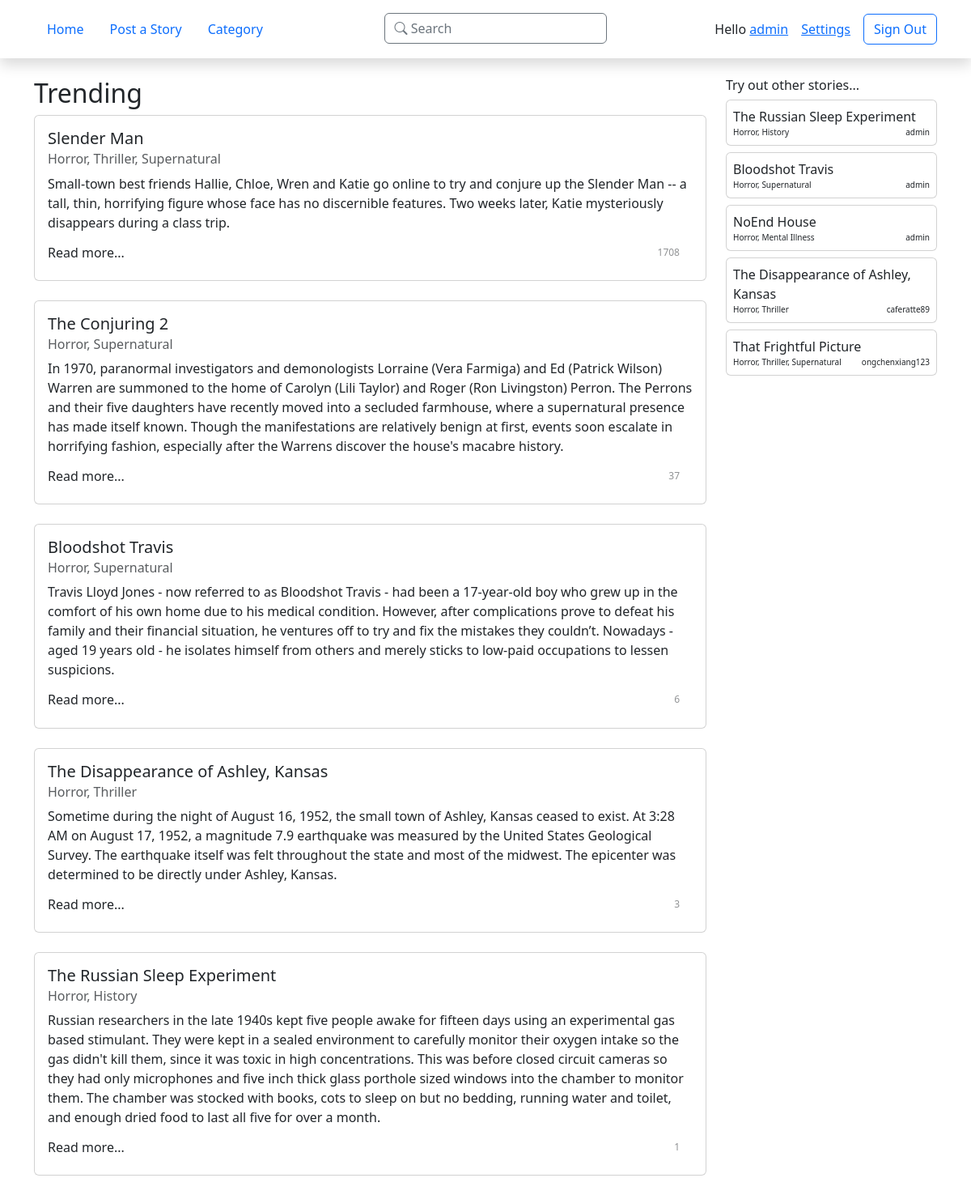
/oldstimes/ (signed in), run on the app's committed database.
### old_straits_times/models.py (models this page shows, shortened)
class Author(AbstractUser):
    bio = RichTextField()
    country = models.CharField(max_length=60, default="", blank=True, null=True)
    avatar = ResizedImageField(size=[400,400],
                               default="avatars/none/default.png",
                               upload_to=path_and_rename,
                               null=True,
                               blank=True)
    social1 = models.CharField(max_length=120, default="", blank=True, null=True)
    social2 = models.CharField(max_length=120, default="", blank=True, null=True)
    social3 = models.CharField(max_length=120, default="", blank=True, null=True)
    social4 = models.CharField(max_length=120, default="", blank=True, null=True)

class Story(models.Model):
    title = models.CharField(max_length=50)
    author = models.ForeignKey(Author, on_delete=models.CASCADE)
    genre = models.ManyToManyField(Genre)
    abstract = models.TextField(max_length=250, blank=True,
                                   validators=[MaxLengthValidator(250)])
    date_published = models.DateTimeField('date published', auto_now_add=True)
    date_last_updated = models.DateTimeField('date last updated')
    views_in_week = models.IntegerField(default=0)
    views_total = models.IntegerField(default=0)
    content = RichTextField()
    def get_views_total(self):
        return f'{self.views_total:3}'
    def get_genre(self):
        return ", ".join([s.name for s in self.genre.all()])
    get_genre.short_description = 'Genre'

class Genre(models.Model):
    name = models.CharField(max_length=30)

### old_straits_times/views.py (the view)
# urls.py: path('', views.index, name='index'),
def index(request):
    template_name = 'old_straits_times/index.html'
    trending_stories = Story.objects.order_by('-views_total')[:5]
    pks = Story.objects.values_list('pk', flat=True)
    random_pks = []
    if len(pks) <= 5:
        random_pks = pks
    else:
        while len(random_pks) != 5:
            random_pk = choice(pks)
            if random_pk not in random_pks:
                random_pks.append(random_pk)
    random_stories = Story.objects.filter(id__in=random_pks).order_by('date_last_updated')
    return render(request, template_name, {
        'trending_stories': trending_stories,
        'random_stories': random_stories
    })

### old_straits_times/templates/old_straits_times/index.html (shortened to what this page needs)
{% extends './base.html' %}
{% block content %}
      <div class="row gx-8">
            <div class="col-12 col-md-5 col-lg-4 col-xl-3 order-md-2">
                  <h6>Try out other stories...</h6>
                  <div class="row mb-4 mb-md-0 align-items-stretch gy-2">
                        {% for story in random_stories %}
                              <a class="text-muted text-decoration-none col-6 col-md-12" href="{% url 'oldstimes:story' story.id %}">
                                    <div class="card p-2 h-100 d-flex flex-column justify-content-between">
                                          <p class="mb-0">{{ story.title }}</p>
                                          <div class="fs-7.5 d-flex justify-content-between">
                                                <p class="mb-0">{{ story.get_genre }}</p>
                                                <p class="mb-0">{{ story.author.username }}</p>
                                          </div>
                                    </div>
                              </a>
                        {% endfor %}
                  </div>
            </div>
            <div class="col order-md-1">
                  <h2>Trending</h2>
                  <div class="row row-cols-1 gx-0 gy-4">
                        {% for story in trending_stories %}
                              <a class="text-muted text-decoration-none" href="{% url 'oldstimes:story' story.id %}">
                                    <div class="card">
                                          <div class="card-body">
                                                <h5 class="card-title">{{ story.title }}</h5>
                                                <h6 class="card-subtitle mb-2 text-muted">{{ story.get_genre }}</h6>
                                                <p class="card-text">{{ story.abstract }}</p>
                                                <div class="d-flex justify-content-between">
                                                      <h6>Read more...</h6>
                                                      <div class="d-flex text-body-tertiary ">
                                                            <p id='views' class="fs-7 mb-0">{{ story.get_views_total }}</p>
                                                      </div>
                                                </div>
                                          </div>
                                    </div>
                              </a>
                        {% endfor %}
                  </div>
            </div>
      </div>
{% endblock content %}

### old_straits_times/templates/old_straits_times/base.html (shortened to what this page needs)
<!doctype html>
<html lang="en" data-bs-theme="{{ request.COOKIES.theme_color|default:'light' }}">
    <head>
        {% load static %}
        <link href="https://cdn.jsdelivr.net/npm/bootstrap@5.3.0-alpha1/dist/css/bootstrap.min.css" rel="stylesheet">
        <link rel="stylesheet" href="https://cdn.jsdelivr.net/npm/bootstrap-icons@1.10.3/font/bootstrap-icons.css">
        <link href='https://css.gg/css' rel='stylesheet'>
        <link rel="stylesheet" href="{% static 'old_straits_times/customs.css' %}">
    </head>
    <body>
        <header class="sticky-top shadow bg-body">
            <div class="container">
                <div class="py-3 d-flex justify-content-between">
                    <div>
                        <nav>
                            <ul class="nav d-none d-md-flex">
                                <li class="nav-item">
                                  <a href="{% url 'oldstimes:index' %}" class="nav-link" aria-current="page">Home</a>
                                </li>
                                {% if request.user.is_authenticated %}
                                    <li class="nav-item">
                                        <a href="{% url 'oldstimes:story_post' %}" class="nav-link" aria-current="page">Post a Story</a>
                                    </li>
                                {% endif %}
                                <li class="nav-item">
                                  <a class="nav-link" href="{% url 'oldstimes:category' %}">Category</a>
                                </li>
                            </ul>
                        </nav>
                    </div>
                    <div class="d-none d-xl-block">
                        <div class="d-flex" role="search">
                            <button class="btn btn-outline-secondary text-start" data-bs-toggle="modal" data-bs-target="#searchModal" style="width: 275px;">
                                <i class="bi bi-search"></i>
                                Search
                            </button>
                        </div>
                    </div>
                    {% if request.user.is_authenticated %}
                        <div class="d-flex align-items-center">
                            <span class="pe-3">Hello <a href="{% url 'oldstimes:profile' request.user.username %}">{{ request.user.username }}</a></span>
                            <a class="pe-3" href="{% url 'oldstimes:settings_profile' %}">
                                Settings
                            </a>
                            <a class="d-none d-sm-block" href="{% url 'oldstimes:auth_logout' %}">
                                <button class="btn btn-outline-primary">Sign Out</button>
                            </a>
                        </div>
                    {% endif %}
                </div>
            </div>
        </header>
        <div class="container my-4">
            {% block content %}{% endblock content %}
        </div>
    </body>
</html>

### old_straits_times/static/old_straits_times/customs.css (style rules this page uses)
.fs-7 { font-size: 0.75rem !important; }
.fs-7\.5 { font-size: 0.625rem !important; }

### data on the page
Author: user.username "admin"
Story: title "The Russian Sleep Experiment", get_genre "Horror, History", author.username "admin", abstract "Russian researchers in the late 1940s kept five people awake for fifteen days using an experimental gas based stimulant. They were kept in a sealed environment to carefully monitor their oxygen intake so the gas didn't kill them, since it was toxic in high concentrations. This was before closed circuit cameras so they had only microphones and five inch thick glass porthole sized windows into the chamber to monitor them. The chamber was stocked with books, cots to sleep on but no bedding, running water and toilet, and enough dried food to last all five for over a month.", get_views_total "1"
Story: title "Bloodshot Travis", get_genre "Horror, Supernatural", author.username "admin", abstract "Travis Lloyd Jones - now referred to as Bloodshot Travis - had been a 17-year-old boy who grew up in the comfort of his own home due to his medical condition. However, after complications prove to defeat his family and their financial situation, he ventures off to try and fix the mistakes they couldn’t. Nowadays - aged 19 years old - he isolates himself from others and merely sticks to low-paid occupations to lessen suspicions.", get_views_total "6"
Story: title "NoEnd House", get_genre "Horror, Mental Illness", author.username "admin"
Story: title "The Disappearance of Ashley, Kansas", get_genre "Horror, Thriller", author.username "caferatte89", abstract "Sometime during the night of August 16, 1952, the small town of Ashley, Kansas ceased to exist. At 3:28 AM on August 17, 1952, a magnitude 7.9 earthquake was measured by the United States Geological Survey. The earthquake itself was felt throughout the state and most of the midwest. The epicenter was determined to be directly under Ashley, Kansas.", get_views_total "3"
Story: title "That Frightful Picture", get_genre "Horror, Thriller, Supernatural", author.username "ongchenxiang123"
Story: title "Slender Man", get_genre "Horror, Thriller, Supernatural", abstract "Small-town best friends Hallie, Chloe, Wren and Katie go online to try and conjure up the Slender Man -- a tall, thin, horrifying figure whose face has no discernible features. Two weeks later, Katie mysteriously disappears during a class trip.", get_views_total "1708"
Story: title "The Conjuring 2", get_genre "Horror, Supernatural", abstract "In 1970, paranormal investigators and demonologists Lorraine (Vera Farmiga) and Ed (Patrick Wilson) Warren are summoned to the home of Carolyn (Lili Taylor) and Roger (Ron Livingston) Perron. The Perrons and their five daughters have recently moved into a secluded farmhouse, where a supernatural presence has made itself known. Though the manifestations are relatively benign at first, events soon escalate in horrifying fashion, especially after the Warrens discover the house's macabre history.", get_views_total "37"
